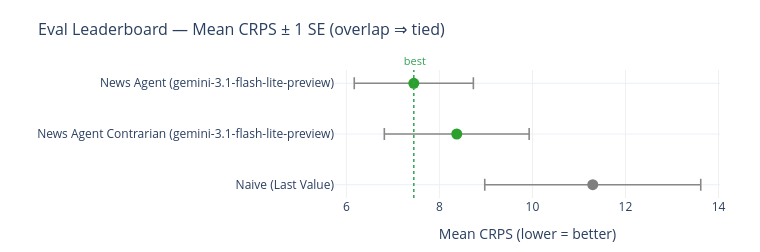

This figure's notebook cell:
### Code cell
# Same leaderboard, now with a standard-error bar on each mean. If the bars of
# the top methods overlap, their ordering is not statistically distinguishable —
# the honest verdict when only a few origins have been scored.
viz.make_leaderboard_interval_chart(eval_board)

### Figure 1 — Plotly figure (JSON) as saved in the notebook; plotly's stock layout.template omitted (floating-point values rounded to 4 significant figures)
{"data": [{"error_x": {"array": [2.322, 1.557, 1.281], "color": "#888888", "thickness": 1.6, "type": "data", "width": 6}, "hovertemplate": "%{y}<br>CRPS %{x:.3f} ± %{error_x.array:.3f}<extra></extra>", "marker": {"color": ["#7f7f7f", "#2ca02c", "#2ca02c"], "size": 11}, "mode": "markers", "showlegend": false, "type": "scatter", "x": [11.3, 8.373, 7.45], "y": ["Naive (Last Value)", "News Agent Contrarian (gemini-3.1-flash-lite-preview)", "News Agent (gemini-3.1-flash-lite-preview)"]}], "layout": {"annotations": [{"font": {"color": "#31a354", "size": 11}, "showarrow": false, "text": " best", "x": 7.45, "xanchor": "center", "xref": "x", "y": 1, "yanchor": "bottom", "yref": "y domain"}], "height": 252, "margin": {"b": 50, "l": 230, "r": 40, "t": 70}, "shapes": [{"line": {"color": "#31a354", "dash": "dot", "width": 1.5}, "type": "line", "x0": 7.45, "x1": 7.45, "xref": "x", "y0": 0, "y1": 1, "yref": "y domain"}], "title": {"font": {"size": 16}, "text": "Eval Leaderboard — Mean CRPS ± 1 SE (overlap ⇒ tied)"}, "width": 760, "xaxis": {"gridcolor": "#f0f0f0", "showgrid": true, "title": {"text": "Mean CRPS (lower = better)"}}, "yaxis": {"title": {"text": ""}}}}
